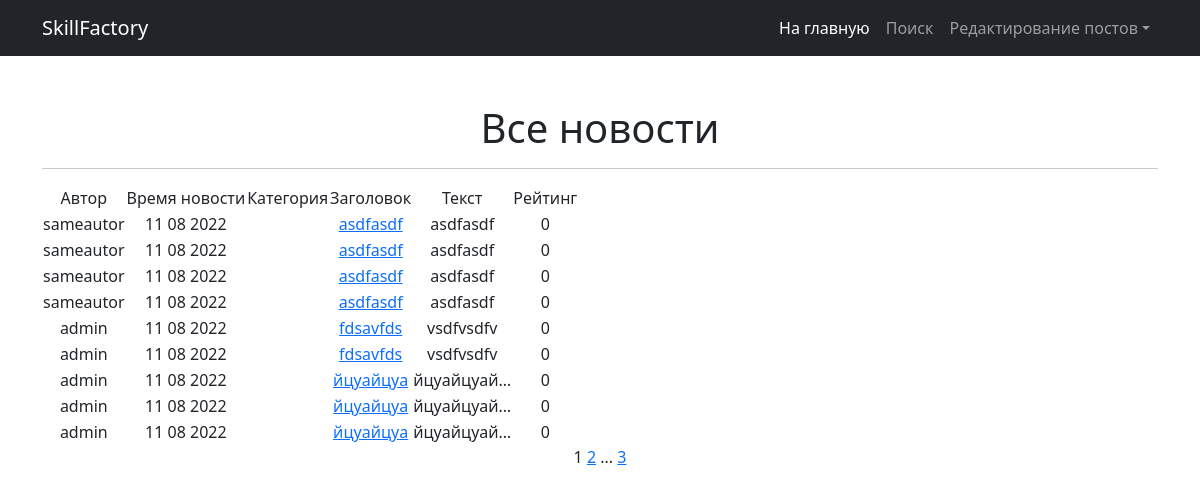
Page /news/ on the committed database.
### news/models.py (models this page shows, shortened)
class Post(models.Model):
    author = models.ForeignKey(Author, on_delete=models.CASCADE, verbose_name='Автор')
    CATEGORIES = [
        ('ar', 'статья'),
        ('nw', 'новость'),
    ]
    categoryType = models.CharField(max_length=2, choices=CATEGORIES, default='ar', blank=False, verbose_name='Тип')
    date_time = models.DateTimeField(auto_now_add=True)
    category = models.ManyToManyField("Category", through="PostCategory", verbose_name='Категория')
    title = models.CharField(max_length=64, verbose_name='Заголовок')
    text = models.TextField(verbose_name='Текст')
    rating = models.SmallIntegerField(default=0, verbose_name='Рейтинг')
    class Meta:
        verbose_name = 'Пост'
        verbose_name_plural = 'Посты'

class Author(models.Model):
    authorUser = models.OneToOneField(User, on_delete=models.CASCADE)
    authorRating = models.SmallIntegerField(default=0)
    def __str__(self):
        return self.authorUser.username
    class Meta:
        verbose_name = 'Автор'
        verbose_name_plural = 'Авторы'

### news/views.py (the view)
# urls.py: path('news/', PostList.as_view(), name='post_list'),
class PostList(ListView):
    model = Post
    ordering = '-date_time'
    template_name = 'news.html'
    context_object_name = 'news'
    paginate_by = 9
    def get_context_data(self, **kwargs):
        context = super().get_context_data(**kwargs)
        context['time_now'] = datetime.utcnow()
        return context

### news/templatetags/tags.py (called while the page is built)
@register.simple_tag(takes_context=True)
def url_replace(context, **kwargs):
    d = context['request'].GET.copy()
    for k, v in kwargs.items():
        d[k] = v
    return d.urlencode()

### news/templates/news/news.html (shortened to what this page needs)
{% extends 'flatpages/default.html' %}
{% load tags %}
{% block content %}
<h1>Все новости</h1>
<hr>
{% if news %}
<table>
    <tr>
        <td>
            Автор
        </td>
        <td>
            Время новости
        </td>
        <td>
            Категория
        </td>
        <td>
            Заголовок
        </td>
        <td>
            Текст
        </td>
        <td>
            Рейтинг
        </td>
    </tr>
    {% for new in news %}
    <tr>
        <td>{{ new.author }}</td>
        <td>{{ new.date_time|date:'m d Y'}}
        <td>
        </td>
        <td><a href="{{ new.id }}">{{ new.title }}</a></td>
        <td>{{ new.text|truncatechars:10 }}</td>
        <td>{{ new.rating }}</td>
    </tr>
    {% endfor %}
</table>
{% else %}
<h2>Новостей нет!</h2>
{% endif %}
{{ page_obj.number }}
{% if page_obj.has_next %}
    <a href="?{% url_replace page=page_obj.next_page_number %}"> {{ page_obj.next_page_number }}</a>
    {% if paginator.num_pages != page_obj.next_page_number %}
        ...
        <a href="?{% url_replace page=paginator.num_pages %}"> {{ paginator.num_pages }} </a>
    {% endif %}
{% endif %}
{% endblock content %}

### rows in the picture
Post: author "sameautor", date_time "11 08 2022", title "asdfasdf", text "asdfasdf", rating "0"
Post: author "sameautor", date_time "11 08 2022", title "asdfasdf", text "asdfasdf", rating "0"
Post: author "sameautor", date_time "11 08 2022", title "asdfasdf", text "asdfasdf", rating "0"
Post: author "sameautor", date_time "11 08 2022", title "asdfasdf", text "asdfasdf", rating "0"
Post: author "admin", date_time "11 08 2022", title "fdsavfds", text "vsdfvsdfv", rating "0"
Post: author "admin", date_time "11 08 2022", title "fdsavfds", text "vsdfvsdfv", rating "0"
Post: author "admin", date_time "11 08 2022", title "йцуайцуа", text "йцуайцуай…", rating "0"
Post: author "admin", date_time "11 08 2022", title "йцуайцуа", text "йцуайцуай…", rating "0"
Post: author "admin", date_time "11 08 2022", title "йцуайцуа", text "йцуайцуай…", rating "0"

### other values in the picture
{{ page_obj.number }} "1"
{{ page_obj.next_page_number }} "2"
{{ paginator.num_pages }} "3"
